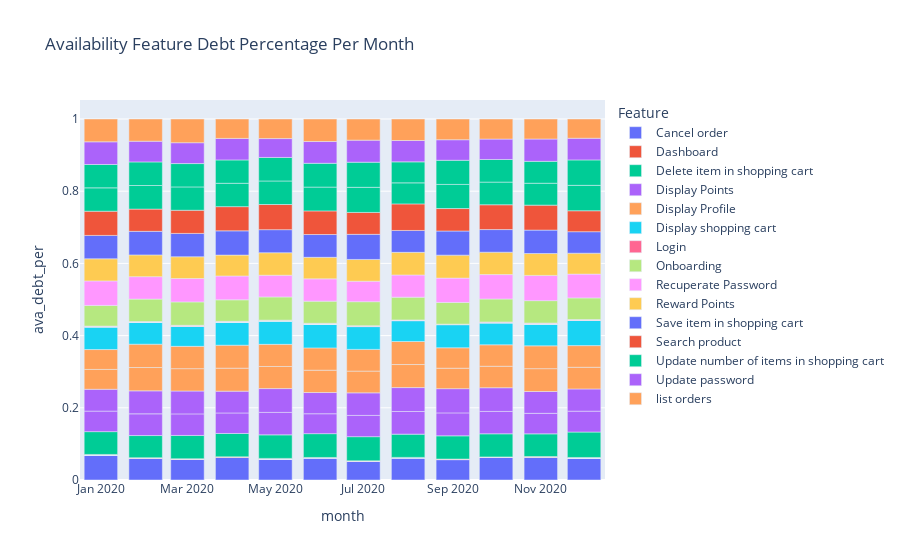

The code cell stored with this chart in its notebook:
### Code cell
fig = px.bar(grouped, x="month", y="ava_debt_per", color="Feature", title="Availability Feature Debt Percentage Per Month")
fig.show()

### Figure 1 — Plotly figure (JSON) as saved in the notebook; plotly's stock layout.template omitted (floating-point values rounded to 4 significant figures)
{"data": [{"alignmentgroup": "True", "hovertemplate": "Feature=Cancel order<br>month=%{x}<br>ava_debt_per=%{y}<extra></extra>", "legendgroup": "Cancel order", "marker": {"color": "#636efa"}, "name": "Cancel order", "offsetgroup": "Cancel order", "orientation": "v", "showlegend": true, "textposition": "auto", "type": "bar", "x": ["2020-01", "2020-02", "2020-03", "2020-04", "2020-05", "2020-06", "2020-07", "2020-08", "2020-09", "2020-10", "2020-11", "2020-12"], "xaxis": "x", "y": [0.06896, 0.06017, 0.05737, 0.06253, 0.05791, 0.06123, 0.05165, 0.06136, 0.05666, 0.06276, 0.06331, 0.06065], "yaxis": "y"}, {"alignmentgroup": "True", "hovertemplate": "Feature=Dashboard<br>month=%{x}<br>ava_debt_per=%{y}<extra></extra>", "legendgroup": "Dashboard", "marker": {"color": "#EF553B"}, "name": "Dashboard", "offsetgroup": "Dashboard", "orientation": "v", "showlegend": true, "textposition": "auto", "type": "bar", "x": ["2020-01", "2020-01", "2020-01", "2020-01", "2020-01", "2020-01", "2020-02", "2020-02", "2020-02", "2020-02", "2020-02", "2020-02", "2020-03", "2020-03", "2020-03", "2020-03", "2020-03", "2020-03", "2020-04", "2020-04", "2020-04", "2020-04", "2020-04", "2020-04", "2020-05", "2020-05", "2020-05", "2020-05", "2020-05", "2020-05", "2020-06", "2020-06", "2020-06", "2020-06", "2020-06", "2020-06", "2020-07", "2020-07", "2020-07", "2020-07", "2020-07", "2020-07", "2020-08", "2020-08", "2020-08", "2020-08", "2020-08", "2020-08", "2020-09", "2020-09", "2020-09", "2020-09", "2020-09", "2020-09", "2020-10", "2020-10", "2020-10", "2020-10", "2020-10", "2020-10", "2020-11", "2020-11", "2020-11", "2020-11", "2020-11", "2020-11", "2020-12", "2020-12", "2020-12", "2020-12", "2020-12", "2020-12"], "xaxis": "x", "y": [0, 0, 0, 0, 0.0009157, 0.0009157, 0, 0, 0, 0, 0.0007925, 0.0007925, 0, 0, 0, 0, 0.0007603, 0.0007603, 0, 0, 0, 0, 0.0008119, 0.0008119, 0, 0, 0, 0, 0.0009652, 0.0009652, 0, 0, 0, 0, 0.0006094, 0.0006094, 0, 0, 0, 0, 0.0007444, 0.0007444, 0, 0, 0, 0, 0.0006433, 0.0006433, 0, 0, 0, 0, 0.0006886, 0.0006886, 0, 0, 0, 0, 0.0006119, 0.0006119, 0, 0, 0, 0, 0.000778, 0.000778, 0, 0, 0, 0, 0.0008717, 0.0008717], "yaxis": "y"}, {"alignmentgroup": "True", "hovertemplate": "Feature=Delete item in shopping cart<br>month=%{x}<br>ava_debt_per=%{y}<extra></extra>", "legendgroup": "Delete item in shopping cart", "marker": {"color": "#00cc96"}, "name": "Delete item in shopping cart", "offsetgroup": "Delete item in shopping cart", "orientation": "v", "showlegend": true, "textposition": "auto", "type": "bar", "x": ["2020-01", "2020-02", "2020-03", "2020-04", "2020-05", "2020-06", "2020-07", "2020-08", "2020-09", "2020-10", "2020-11", "2020-12"], "xaxis": "x", "y": [0.06321, 0.06136, 0.06454, 0.06472, 0.06517, 0.06594, 0.06692, 0.06437, 0.06432, 0.06398, 0.06292, 0.07041], "yaxis": "y"}, {"alignmentgroup": "True", "hovertemplate": "Feature=Display Points<br>month=%{x}<br>ava_debt_per=%{y}<extra></extra>", "legendgroup": "Display Points", "marker": {"color": "#ab63fa"}, "name": "Display Points", "offsetgroup": "Display Points", "orientation": "v", "showlegend": true, "textposition": "auto", "type": "bar", "x": ["2020-01", "2020-01", "2020-02", "2020-02", "2020-03", "2020-03", "2020-04", "2020-04", "2020-05", "2020-05", "2020-06", "2020-06", "2020-07", "2020-07", "2020-08", "2020-08", "2020-09", "2020-09", "2020-10", "2020-10", "2020-11", "2020-11", "2020-12", "2020-12"], "xaxis": "x", "y": [0.05682, 0.06047, 0.06016, 0.06368, 0.05969, 0.0634, 0.05683, 0.06042, 0.06231, 0.06589, 0.05517, 0.05876, 0.05886, 0.06248, 0.06274, 0.06627, 0.06357, 0.06709, 0.06198, 0.06569, 0.05687, 0.06052, 0.05789, 0.06154], "yaxis": "y"}, {"alignmentgroup": "True", "hovertemplate": "Feature=Display Profile<br>month=%{x}<br>ava_debt_per=%{y}<extra></extra>", "legendgroup": "Display Profile", "marker": {"color": "#FFA15A"}, "name": "Display Profile", "offsetgroup": "Display Profile", "orientation": "v", "showlegend": true, "textposition": "auto", "type": "bar", "x": ["2020-01", "2020-01", "2020-02", "2020-02", "2020-03", "2020-03", "2020-04", "2020-04", "2020-05", "2020-05", "2020-06", "2020-06", "2020-07", "2020-07", "2020-08", "2020-08", "2020-09", "2020-09", "2020-10", "2020-10", "2020-11", "2020-11", "2020-12", "2020-12"], "xaxis": "x", "y": [0.05504, 0.05504, 0.0646, 0.0646, 0.06186, 0.06186, 0.06363, 0.06363, 0.06128, 0.06128, 0.0618, 0.0618, 0.0602, 0.0602, 0.06383, 0.06383, 0.05662, 0.05662, 0.05946, 0.05946, 0.06325, 0.06325, 0.06004, 0.06004], "yaxis": "y"}, {"alignmentgroup": "True", "hovertemplate": "Feature=Display shopping cart<br>month=%{x}<br>ava_debt_per=%{y}<extra></extra>", "legendgroup": "Display shopping cart", "marker": {"color": "#19d3f3"}, "name": "Display shopping cart", "offsetgroup": "Display shopping cart", "orientation": "v", "showlegend": true, "textposition": "auto", "type": "bar", "x": ["2020-01", "2020-02", "2020-03", "2020-04", "2020-05", "2020-06", "2020-07", "2020-08", "2020-09", "2020-10", "2020-11", "2020-12"], "xaxis": "x", "y": [0.06321, 0.06136, 0.05598, 0.06424, 0.06517, 0.06594, 0.06335, 0.05798, 0.06432, 0.0612, 0.06065, 0.07041], "yaxis": "y"}, {"alignmentgroup": "True", "hovertemplate": "Feature=Login<br>month=%{x}<br>ava_debt_per=%{y}<extra></extra>", "legendgroup": "Login", "marker": {"color": "#FF6692"}, "name": "Login", "offsetgroup": "Login", "orientation": "v", "showlegend": true, "textposition": "auto", "type": "bar", "x": ["2020-01", "2020-01", "2020-01", "2020-01", "2020-01", "2020-01", "2020-01", "2020-01", "2020-02", "2020-02", "2020-02", "2020-02", "2020-02", "2020-02", "2020-02", "2020-02", "2020-03", "2020-03", "2020-03", "2020-03", "2020-03", "2020-03", "2020-03", "2020-03", "2020-04", "2020-04", "2020-04", "2020-04", "2020-04", "2020-04", "2020-04", "2020-04", "2020-05", "2020-05", "2020-05", "2020-05", "2020-05", "2020-05", "2020-05", "2020-05", "2020-06", "2020-06", "2020-06", "2020-06", "2020-06", "2020-06", "2020-06", "2020-06", "2020-07", "2020-07", "2020-07", "2020-07", "2020-07", "2020-07", "2020-07", "2020-07", "2020-08", "2020-08", "2020-08", "2020-08", "2020-08", "2020-08", "2020-08", "2020-08", "2020-09", "2020-09", "2020-09", "2020-09", "2020-09", "2020-09", "2020-09", "2020-09", "2020-10", "2020-10", "2020-10", "2020-10", "2020-10", "2020-10", "2020-10", "2020-10", "2020-11", "2020-11", "2020-11", "2020-11", "2020-11", "2020-11", "2020-11", "2020-11", "2020-12", "2020-12", "2020-12", "2020-12", "2020-12", "2020-12", "2020-12", "2020-12"], "xaxis": "x", "y": [0, 0, 0, 0, 0, 0.000563, 0.000563, 0.000563, 0, 0, 0, 0, 0, 0.0004563, 0.0004563, 0.0004563, 0, 0, 0, 0, 0, 0.0007585, 0.0007585, 0.0007585, 0, 0, 0, 0, 0, 0.000641, 0.000641, 0.000641, 0, 0, 0, 0, 0, 0.0006215, 0.0006215, 0.0006215, 0, 0, 0, 0, 0, 0.0007303, 0.0007303, 0.0007303, 0, 0, 0, 0, 0, 0.0008258, 0.0008258, 0.0008258, 0, 0, 0, 0, 0, 0.0006062, 0.0006062, 0.0006062, 0, 0, 0, 0, 0, 0.0003842, 0.0003842, 0.0003842, 0, 0, 0, 0, 0, 0.0006591, 0.0006591, 0.0006591, 0, 0, 0, 0, 0, 0.0008081, 0.0008081, 0.0008081, 0, 0, 0, 0, 0, 0.0006081, 0.0006081, 0.0006081], "yaxis": "y"}, {"alignmentgroup": "True", "hovertemplate": "Feature=Onboarding<br>month=%{x}<br>ava_debt_per=%{y}<extra></extra>", "legendgroup": "Onboarding", "marker": {"color": "#B6E880"}, "name": "Onboarding", "offsetgroup": "Onboarding", "orientation": "v", "showlegend": true, "textposition": "auto", "type": "bar", "x": ["2020-01", "2020-02", "2020-03", "2020-04", "2020-05", "2020-06", "2020-07", "2020-08", "2020-09", "2020-10", "2020-11", "2020-12"], "xaxis": "x", "y": [0.05728, 0.06221, 0.06478, 0.05956, 0.0643, 0.06144, 0.06629, 0.06295, 0.06, 0.06368, 0.06213, 0.05986], "yaxis": "y"}, {"alignmentgroup": "True", "hovertemplate": "Feature=Recuperate Password<br>month=%{x}<br>ava_debt_per=%{y}<extra></extra>", "legendgroup": "Recuperate Password", "marker": {"color": "#FF97FF"}, "name": "Recuperate Password", "offsetgroup": "Recuperate Password", "orientation": "v", "showlegend": true, "textposition": "auto", "type": "bar", "x": ["2020-01", "2020-02", "2020-03", "2020-04", "2020-05", "2020-06", "2020-07", "2020-08", "2020-09", "2020-10", "2020-11", "2020-12"], "xaxis": "x", "y": [0.06792, 0.06223, 0.06473, 0.06608, 0.06016, 0.0617, 0.05674, 0.06149, 0.06755, 0.06763, 0.0699, 0.06594], "yaxis": "y"}, {"alignmentgroup": "True", "hovertemplate": "Feature=Reward Points<br>month=%{x}<br>ava_debt_per=%{y}<extra></extra>", "legendgroup": "Reward Points", "marker": {"color": "#FECB52"}, "name": "Reward Points", "offsetgroup": "Reward Points", "orientation": "v", "showlegend": true, "textposition": "auto", "type": "bar", "x": ["2020-01", "2020-02", "2020-03", "2020-04", "2020-05", "2020-06", "2020-07", "2020-08", "2020-09", "2020-10", "2020-11", "2020-12"], "xaxis": "x", "y": [0.06131, 0.06016, 0.06039, 0.05783, 0.06231, 0.05966, 0.06025, 0.06274, 0.06357, 0.06198, 0.06066, 0.05789], "yaxis": "y"}, {"alignmentgroup": "True", "hovertemplate": "Feature=Save item in shopping cart<br>month=%{x}<br>ava_debt_per=%{y}<extra></extra>", "legendgroup": "Save item in shopping cart", "marker": {"color": "#636efa"}, "name": "Save item in shopping cart", "offsetgroup": "Save item in shopping cart", "orientation": "v", "showlegend": true, "textposition": "auto", "type": "bar", "x": ["2020-01", "2020-02", "2020-03", "2020-04", "2020-05", "2020-06", "2020-07", "2020-08", "2020-09", "2020-10", "2020-11", "2020-12"], "xaxis": "x", "y": [0.06471, 0.06537, 0.06465, 0.0672, 0.06388, 0.06316, 0.06957, 0.06059, 0.06685, 0.06269, 0.06479, 0.05958], "yaxis": "y"}, {"alignmentgroup": "True", "hovertemplate": "Feature=Search product<br>month=%{x}<br>ava_debt_per=%{y}<extra></extra>", "legendgroup": "Search product", "marker": {"color": "#EF553B"}, "name": "Search product", "offsetgroup": "Search product", "orientation": "v", "showlegend": true, "textposition": "auto", "type": "bar", "x": ["2020-01", "2020-02", "2020-03", "2020-04", "2020-05", "2020-06", "2020-07", "2020-08", "2020-09", "2020-10", "2020-11", "2020-12"], "xaxis": "x", "y": [0.06706, 0.06157, 0.06419, 0.06701, 0.06968, 0.06541, 0.06068, 0.07363, 0.06224, 0.06877, 0.0692, 0.05803], "yaxis": "y"}, {"alignmentgroup": "True", "hovertemplate": "Feature=Update number of items in shopping cart<br>month=%{x}<br>ava_debt_per=%{y}<extra></extra>", "legendgroup": "Update number of items in shopping cart", "marker": {"color": "#00cc96"}, "name": "Update number of items in shopping cart", "offsetgroup": "Update number of items in shopping cart", "orientation": "v", "showlegend": true, "textposition": "auto", "type": "bar", "x": ["2020-01", "2020-01", "2020-02", "2020-02", "2020-03", "2020-03", "2020-04", "2020-04", "2020-05", "2020-05", "2020-06", "2020-06", "2020-07", "2020-07", "2020-08", "2020-08", "2020-09", "2020-09", "2020-10", "2020-10", "2020-11", "2020-11", "2020-12", "2020-12"], "xaxis": "x", "y": [0.06471, 0.06471, 0.06537, 0.06537, 0.06465, 0.06465, 0.0647, 0.0647, 0.06517, 0.06517, 0.06594, 0.06594, 0.06957, 0.06957, 0.05819, 0.05819, 0.06685, 0.06685, 0.06269, 0.06269, 0.06065, 0.06065, 0.07041, 0.07041], "yaxis": "y"}, {"alignmentgroup": "True", "hovertemplate": "Feature=Update password<br>month=%{x}<br>ava_debt_per=%{y}<extra></extra>", "legendgroup": "Update password", "marker": {"color": "#ab63fa"}, "name": "Update password", "offsetgroup": "Update password", "orientation": "v", "showlegend": true, "textposition": "auto", "type": "bar", "x": ["2020-01", "2020-02", "2020-03", "2020-04", "2020-05", "2020-06", "2020-07", "2020-08", "2020-09", "2020-10", "2020-11", "2020-12"], "xaxis": "x", "y": [0.06281, 0.05731, 0.05777, 0.0596, 0.05226, 0.06028, 0.06108, 0.05921, 0.05691, 0.05652, 0.06182, 0.06003], "yaxis": "y"}, {"alignmentgroup": "True", "hovertemplate": "Feature=list orders<br>month=%{x}<br>ava_debt_per=%{y}<extra></extra>", "legendgroup": "list orders", "marker": {"color": "#FFA15A"}, "name": "list orders", "offsetgroup": "list orders", "orientation": "v", "showlegend": true, "textposition": "auto", "type": "bar", "x": ["2020-01", "2020-02", "2020-03", "2020-04", "2020-05", "2020-06", "2020-07", "2020-08", "2020-09", "2020-10", "2020-11", "2020-12"], "xaxis": "x", "y": [0.0632, 0.06154, 0.06569, 0.05376, 0.05427, 0.06242, 0.0586, 0.05953, 0.05743, 0.05562, 0.05547, 0.0533], "yaxis": "y"}], "layout": {"barmode": "relative", "legend": {"title": {"text": "Feature"}, "tracegroupgap": 0}, "title": {"text": "Availability Feature Debt Percentage Per Month"}, "xaxis": {"anchor": "y", "domain": [0, 1], "title": {"text": "month"}}, "yaxis": {"anchor": "x", "domain": [0, 1], "title": {"text": "ava_debt_per"}}}}
